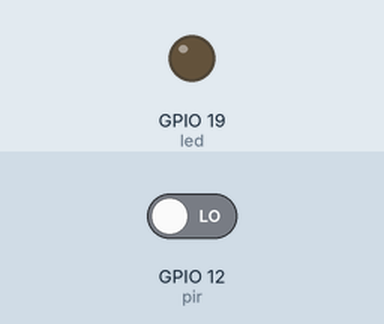
A program run on a simulated Raspberry Pi (BCM pin numbers). On the bench: output pins drawn as LEDs (lit = HIGH). Inputs (shaded band) come from the test bench; at power-on: GPIO 12 (pir) LOW. The clock reads 2024-03-15 10:24:30 at power-on unless the program sets it; what the program prints to the terminal is not drawn.

Above: at 1.2 s.
1.3 s: GPIO 12 (pir) driven HIGH
At 2.4 s:
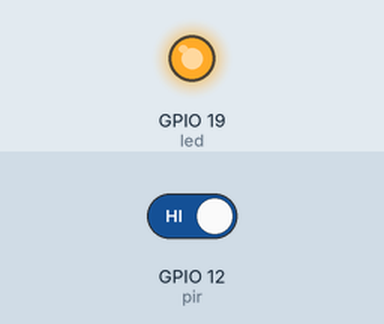
2.8 s: GPIO 12 (pir) driven LOW
At 3.5 s:
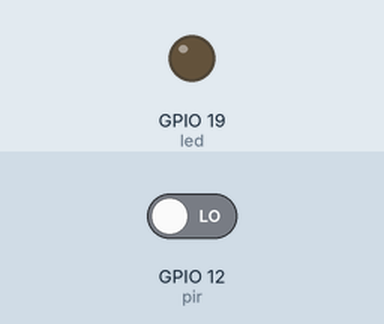
Timing chart, 0 to 5.8 s (numbered marks = the images above; inputs shaded):
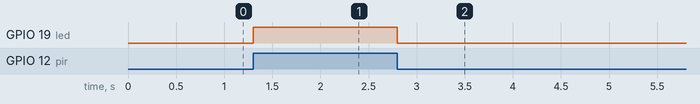

The program:

ex02.py
```python
# PIR 센서로 움직임이 감지되면 녹화, 파일 저장 시뮬레이션
from gpiozero import MotionSensor, LED
from signal import pause
from datetime import datetime

pir = MotionSensor(12)
led = LED(19)
start = 0

def start_record():
    led.on()
    global start
    start = datetime.now()
    fname = start.strftime("%Y%m%d_%H%M%S.avi")
    print('녹화 시작', fname)
    # 카메라 녹화 시작
    pass

def stop_record():
    led.off()
    end = datetime.now()
    print("녹화 중지(녹화 시간)", end - start)
    # 녹화 중지
    pass

pir.when_motion = start_record
pir.when_no_motion = stop_record

pause()
```

Measured:
- after the input at 1.3 s, GPIO 19 (led): LOW → HIGH at once
- after the input at 2.8 s, GPIO 19 (led): HIGH → LOW at once
